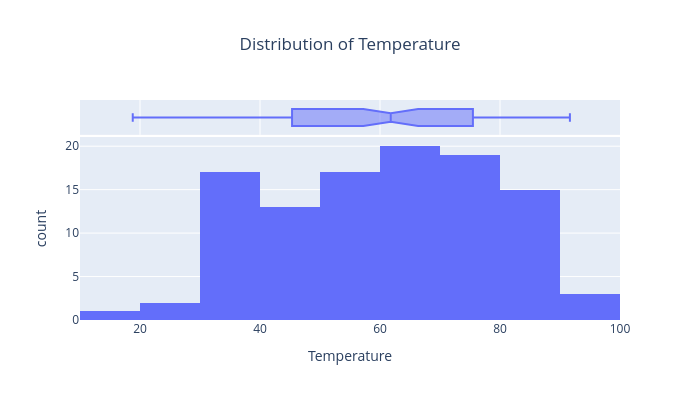
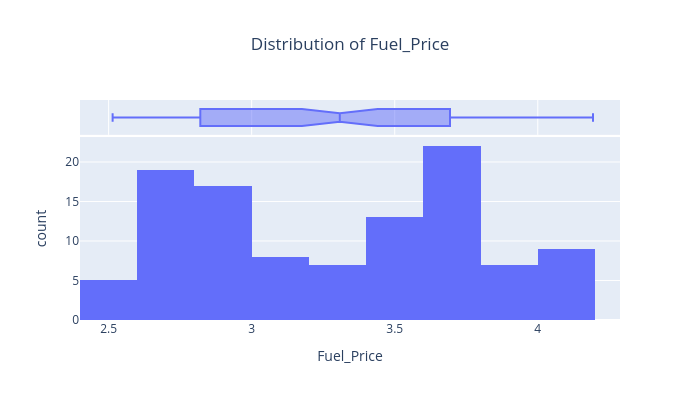
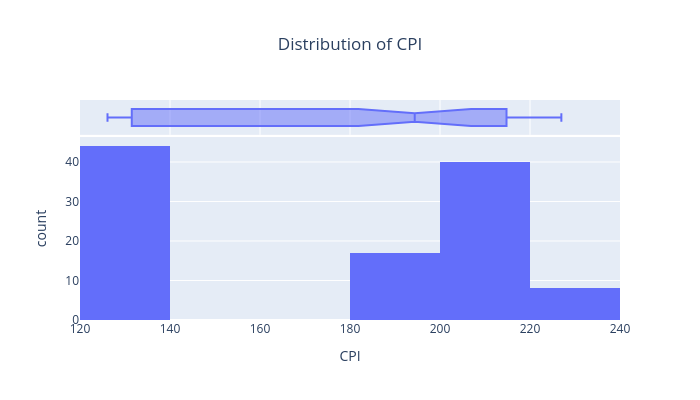
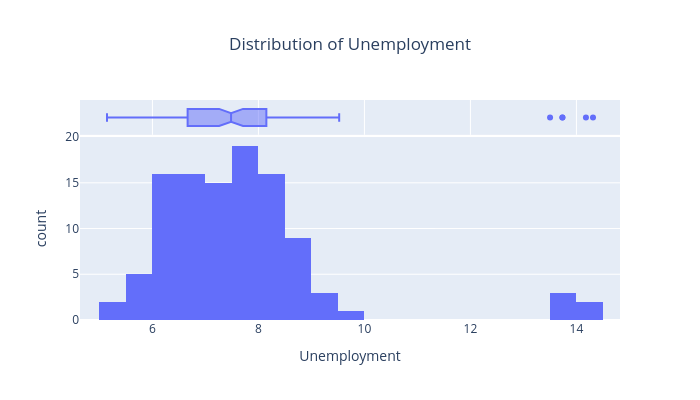

The cell these charts' notebook holds for them, in order:
### Markdown cell above
We consider outliers as all the numeric features that don't fall within the range :
$[\bar{X} - 3\sigma, \bar{X} + 3\sigma]$. 
This potentially concerns 4 variables : *Temperature* (expressed in Fahrenheit), *Fuel_price*, *CPI* and *Unemployment*.

### Code cell
for var in ["Temperature", "Fuel_Price", "CPI", "Unemployment"]:
    fig = px.histogram(
        df, 
        x=var, 
        marginal="box", 
        title=f"Distribution of {var}", 
        height=400, 
        width=700)
    fig.update_layout(title={'x': 0.5})
    fig.show()

### Figure 1 — Plotly figure (JSON) as saved in the notebook; plotly's stock layout.template omitted (floating-point values rounded to 4 significant figures)
{"data": [{"bingroup": "x", "hovertemplate": "Temperature=%{x}<br>count=%{y}<extra></extra>", "legendgroup": "", "marker": {"color": "#636efa", "pattern": {"shape": ""}}, "name": "", "orientation": "v", "showlegend": false, "type": "histogram", "x": [59.61, 42.38, 78.89, NaN, 69.8, 39.93, 30.54, 82.92, 52.02, 36.61, 64.74, 60.07, 68.91, 76.34, 50.13, 38.26, 77.38, 50.97, 39.07, 50.76, 44.82, 51.86, 43.95, 45.22, NaN, 68.4, 18.79, 37.0, 33.26, 80.19, NaN, 81.85, 60.71, 50.43, NaN, 57.6, 38.51, 54.63, 82.46, 66.25, 91.65, 48.29, 61.11, 59.69, 85.02, 41.76, 86.87, 63.6, 74.92, NaN, 36.85, NaN, 57.62, 52.77, 69.17, 36.44, 73.67, 45.71, 91.04, 27.4, 36.78, 85.22, 67.97, 75.17, 47.42, 62.25, 69.37, 49.96, 44.69, 75.19, 78.51, NaN, 78.47, 74.78, 49.76, 67.53, 90.32, 78.82, 83.52, 46.75, 42.4, 82.7, 72.83, 34.89, 33.34, 69.12, 28.85, NaN, 39.69, 32.71, 69.9, NaN, 39.3, 82.99, 34.32, 75.32, 89.42, 57.84, NaN, 68.26, 63.91, 61.79, 75.95, 52.5, NaN, 82.84, 83.63, 84.59, 74.24, 50.6, 62.37, 75.54, 78.53, 73.44, 72.62, 57.14, 86.05, 55.2], "xaxis": "x", "yaxis": "y"}, {"hovertemplate": "Temperature=%{x}<extra></extra>", "legendgroup": "", "marker": {"color": "#636efa"}, "name": "", "notched": true, "showlegend": false, "type": "box", "x": [59.61, 42.38, 78.89, NaN, 69.8, 39.93, 30.54, 82.92, 52.02, 36.61, 64.74, 60.07, 68.91, 76.34, 50.13, 38.26, 77.38, 50.97, 39.07, 50.76, 44.82, 51.86, 43.95, 45.22, NaN, 68.4, 18.79, 37.0, 33.26, 80.19, NaN, 81.85, 60.71, 50.43, NaN, 57.6, 38.51, 54.63, 82.46, 66.25, 91.65, 48.29, 61.11, 59.69, 85.02, 41.76, 86.87, 63.6, 74.92, NaN, 36.85, NaN, 57.62, 52.77, 69.17, 36.44, 73.67, 45.71, 91.04, 27.4, 36.78, 85.22, 67.97, 75.17, 47.42, 62.25, 69.37, 49.96, 44.69, 75.19, 78.51, NaN, 78.47, 74.78, 49.76, 67.53, 90.32, 78.82, 83.52, 46.75, 42.4, 82.7, 72.83, 34.89, 33.34, 69.12, 28.85, NaN, 39.69, 32.71, 69.9, NaN, 39.3, 82.99, 34.32, 75.32, 89.42, 57.84, NaN, 68.26, 63.91, 61.79, 75.95, 52.5, NaN, 82.84, 83.63, 84.59, 74.24, 50.6, 62.37, 75.54, 78.53, 73.44, 72.62, 57.14, 86.05, 55.2], "xaxis": "x2", "yaxis": "y2"}], "layout": {"barmode": "relative", "height": 400, "legend": {"tracegroupgap": 0}, "title": {"text": "Distribution of Temperature", "x": 0.5}, "width": 700, "xaxis": {"anchor": "y", "domain": [0, 1], "title": {"text": "Temperature"}}, "xaxis2": {"anchor": "y2", "domain": [0, 1], "matches": "x", "showgrid": true, "showticklabels": false}, "yaxis": {"anchor": "x", "domain": [0, 0.8316], "title": {"text": "count"}}, "yaxis2": {"anchor": "x2", "domain": [0.8416, 1], "matches": "y2", "showgrid": false, "showline": false, "showticklabels": false, "ticks": ""}}}

### Figure 2 — Plotly figure (JSON) as saved in the notebook; plotly's stock layout.template omitted (floating-point values rounded to 4 significant figures)
{"data": [{"bingroup": "x", "hovertemplate": "Fuel_Price=%{x}<br>count=%{y}<extra></extra>", "legendgroup": "", "marker": {"color": "#636efa", "pattern": {"shape": ""}}, "name": "", "orientation": "v", "showlegend": false, "type": "histogram", "x": [3.045, 3.435, 2.759, 2.756, 4.069, 3.617, 3.109, 3.554, 2.878, 3.767, 3.734, 2.853, 2.78, 2.85, NaN, 2.725, 3.899, 4.029, 2.963, 4.124, 3.797, 3.261, 3.828, 2.915, 3.523, 4.193, 3.103, NaN, 3.789, 3.467, 3.823, 3.57, 3.297, 4.023, 3.659, 3.485, 2.548, 3.555, 2.64, 2.958, 3.684, 3.75, 3.788, 2.728, 2.653, 3.625, 3.666, 3.648, 2.619, 2.64, 3.695, 4.046, 3.882, 3.236, 3.594, 3.149, 2.792, 2.572, 3.701, 3.139, 2.817, 2.619, 3.594, 2.808, 4.021, 3.308, NaN, 2.771, 2.976, 3.688, 2.642, 4.087, 3.76, 2.854, NaN, NaN, NaN, 2.814, 2.637, NaN, 2.86, 3.346, 2.932, NaN, 2.548, 2.906, 3.179, 3.722, 2.514, NaN, 2.735, 2.909, 3.936, 2.637, 3.193, 2.582, 3.682, 3.596, 3.786, NaN, 3.308, 2.711, 3.606, 3.529, 2.831, 3.627, 3.044, 3.469, 3.807, 3.804, NaN, 3.285, 2.705, 3.594, 2.78, 2.841, 3.638, 4.17], "xaxis": "x", "yaxis": "y"}, {"hovertemplate": "Fuel_Price=%{x}<extra></extra>", "legendgroup": "", "marker": {"color": "#636efa"}, "name": "", "notched": true, "showlegend": false, "type": "box", "x": [3.045, 3.435, 2.759, 2.756, 4.069, 3.617, 3.109, 3.554, 2.878, 3.767, 3.734, 2.853, 2.78, 2.85, NaN, 2.725, 3.899, 4.029, 2.963, 4.124, 3.797, 3.261, 3.828, 2.915, 3.523, 4.193, 3.103, NaN, 3.789, 3.467, 3.823, 3.57, 3.297, 4.023, 3.659, 3.485, 2.548, 3.555, 2.64, 2.958, 3.684, 3.75, 3.788, 2.728, 2.653, 3.625, 3.666, 3.648, 2.619, 2.64, 3.695, 4.046, 3.882, 3.236, 3.594, 3.149, 2.792, 2.572, 3.701, 3.139, 2.817, 2.619, 3.594, 2.808, 4.021, 3.308, NaN, 2.771, 2.976, 3.688, 2.642, 4.087, 3.76, 2.854, NaN, NaN, NaN, 2.814, 2.637, NaN, 2.86, 3.346, 2.932, NaN, 2.548, 2.906, 3.179, 3.722, 2.514, NaN, 2.735, 2.909, 3.936, 2.637, 3.193, 2.582, 3.682, 3.596, 3.786, NaN, 3.308, 2.711, 3.606, 3.529, 2.831, 3.627, 3.044, 3.469, 3.807, 3.804, NaN, 3.285, 2.705, 3.594, 2.78, 2.841, 3.638, 4.17], "xaxis": "x2", "yaxis": "y2"}], "layout": {"barmode": "relative", "height": 400, "legend": {"tracegroupgap": 0}, "title": {"text": "Distribution of Fuel_Price", "x": 0.5}, "width": 700, "xaxis": {"anchor": "y", "domain": [0, 1], "title": {"text": "Fuel_Price"}}, "xaxis2": {"anchor": "y2", "domain": [0, 1], "matches": "x", "showgrid": true, "showticklabels": false}, "yaxis": {"anchor": "x", "domain": [0, 0.8316], "title": {"text": "count"}}, "yaxis2": {"anchor": "x2", "domain": [0.8416, 1], "matches": "y2", "showgrid": false, "showline": false, "showticklabels": false, "ticks": ""}}}

### Figure 3 — Plotly figure (JSON) as saved in the notebook; plotly's stock layout.template omitted (floating-point values rounded to 4 significant figures)
{"data": [{"bingroup": "x", "hovertemplate": "CPI=%{x}<br>count=%{y}<extra></extra>", "legendgroup": "", "marker": {"color": "#636efa", "pattern": {"shape": ""}}, "name": "", "orientation": "v", "showlegend": false, "type": "histogram", "x": [214.8, 128.6, 212.4, 126.2, 134.9, 213.0, NaN, 219.1, 132.8, 192.8, 221.2, 126.2, 211.9, NaN, NaN, 189.7, 216.5, 138.9, 131.9, 138.0, 131.1, NaN, 192.8, 126.6, 217.3, 129.0, 196.9, NaN, 134.0, 219.7, 134.3, 129.1, 218.6, 138.0, 198.1, 194.4, 211.2, 220.3, 211.9, 132.5, 215.5, 197.4, 131.0, 211.7, 214.9, 185.0, 130.7, 129.5, 214.9, 212.9, 189.8, 185.9, 130.6, 126.9, 224.0, 129.9, 132.6, 214.4, 129.2, NaN, 126.8, 211.6, 223.4, 204.6, 137.6, 218.2, NaN, 215.4, 211.1, 225.2, 214.7, 129.1, 186.1, 210.3, 214.7, 210.9, 126.1, 126.1, 214.8, 219.4, 126.8, 225.3, 132.6, NaN, 214.6, 132.3, 204.6, 138.2, 210.9, 130.3, 215.1, 131.6, 197.7, 215.0, 182.6, 214.9, 216.0, 198.1, 215.5, 134.9, 221.6, 189.5, 129.2, 130.8, 126.5, 129.2, 126.1, 129.1, 217.0, 197.6, 212.6, NaN, 214.5, 227.0, 182.4, 126.1, 219.0, 137.9], "xaxis": "x", "yaxis": "y"}, {"hovertemplate": "CPI=%{x}<extra></extra>", "legendgroup": "", "marker": {"color": "#636efa"}, "name": "", "notched": true, "showlegend": false, "type": "box", "x": [214.8, 128.6, 212.4, 126.2, 134.9, 213.0, NaN, 219.1, 132.8, 192.8, 221.2, 126.2, 211.9, NaN, NaN, 189.7, 216.5, 138.9, 131.9, 138.0, 131.1, NaN, 192.8, 126.6, 217.3, 129.0, 196.9, NaN, 134.0, 219.7, 134.3, 129.1, 218.6, 138.0, 198.1, 194.4, 211.2, 220.3, 211.9, 132.5, 215.5, 197.4, 131.0, 211.7, 214.9, 185.0, 130.7, 129.5, 214.9, 212.9, 189.8, 185.9, 130.6, 126.9, 224.0, 129.9, 132.6, 214.4, 129.2, NaN, 126.8, 211.6, 223.4, 204.6, 137.6, 218.2, NaN, 215.4, 211.1, 225.2, 214.7, 129.1, 186.1, 210.3, 214.7, 210.9, 126.1, 126.1, 214.8, 219.4, 126.8, 225.3, 132.6, NaN, 214.6, 132.3, 204.6, 138.2, 210.9, 130.3, 215.1, 131.6, 197.7, 215.0, 182.6, 214.9, 216.0, 198.1, 215.5, 134.9, 221.6, 189.5, 129.2, 130.8, 126.5, 129.2, 126.1, 129.1, 217.0, 197.6, 212.6, NaN, 214.5, 227.0, 182.4, 126.1, 219.0, 137.9], "xaxis": "x2", "yaxis": "y2"}], "layout": {"barmode": "relative", "height": 400, "legend": {"tracegroupgap": 0}, "title": {"text": "Distribution of CPI", "x": 0.5}, "width": 700, "xaxis": {"anchor": "y", "domain": [0, 1], "title": {"text": "CPI"}}, "xaxis2": {"anchor": "y2", "domain": [0, 1], "matches": "x", "showgrid": true, "showticklabels": false}, "yaxis": {"anchor": "x", "domain": [0, 0.8316], "title": {"text": "count"}}, "yaxis2": {"anchor": "x2", "domain": [0.8416, 1], "matches": "y2", "showgrid": false, "showline": false, "showticklabels": false, "ticks": ""}}}

### Figure 4 — Plotly figure (JSON) as saved in the notebook; plotly's stock layout.template omitted (floating-point values rounded to 4 significant figures)
{"data": [{"bingroup": "x", "hovertemplate": "Unemployment=%{x}<br>count=%{y}<extra></extra>", "legendgroup": "", "marker": {"color": "#636efa", "pattern": {"shape": ""}}, "name": "", "orientation": "v", "showlegend": false, "type": "histogram", "x": [6.858, 7.47, 7.092, 7.896, 7.658, 6.961, NaN, 6.425, 9.331, 8.595, 7.348, 6.885, 7.092, 7.951, 7.441, 8.963, 6.489, 8.243, 8.35, 8.15, 5.527, 6.833, 6.339, 6.635, 6.925, 13.74, 8.256, 8.424, 7.771, 7.567, 8.975, 5.946, 6.3, 8.304, 6.061, 8.622, 8.106, 7.057, 6.496, 8.099, 7.962, 6.162, 5.965, 8.163, NaN, 8.549, 7.17, 6.877, 6.315, 6.973, 8.424, 8.521, 7.545, 14.31, 5.422, 5.143, 9.342, 7.368, 13.5, 9.331, 7.795, 7.787, NaN, 7.856, 7.943, 7.866, 7.527, 6.56, 8.028, 6.664, 6.442, 13.74, 8.625, 7.808, 6.299, NaN, 9.524, 7.951, 7.343, 7.057, 7.127, 6.664, 8.099, 8.992, 6.299, NaN, 7.484, 8.15, NaN, 6.104, 7.564, NaN, 8.09, 6.384, NaN, 6.315, 6.529, 7.872, 7.682, 7.658, 7.197, 6.868, 6.877, 6.104, NaN, 5.644, 14.18, 5.644, 6.855, 8.09, 6.768, 7.197, 7.343, 6.034, 8.899, NaN, NaN, 8.15], "xaxis": "x", "yaxis": "y"}, {"hovertemplate": "Unemployment=%{x}<extra></extra>", "legendgroup": "", "marker": {"color": "#636efa"}, "name": "", "notched": true, "showlegend": false, "type": "box", "x": [6.858, 7.47, 7.092, 7.896, 7.658, 6.961, NaN, 6.425, 9.331, 8.595, 7.348, 6.885, 7.092, 7.951, 7.441, 8.963, 6.489, 8.243, 8.35, 8.15, 5.527, 6.833, 6.339, 6.635, 6.925, 13.74, 8.256, 8.424, 7.771, 7.567, 8.975, 5.946, 6.3, 8.304, 6.061, 8.622, 8.106, 7.057, 6.496, 8.099, 7.962, 6.162, 5.965, 8.163, NaN, 8.549, 7.17, 6.877, 6.315, 6.973, 8.424, 8.521, 7.545, 14.31, 5.422, 5.143, 9.342, 7.368, 13.5, 9.331, 7.795, 7.787, NaN, 7.856, 7.943, 7.866, 7.527, 6.56, 8.028, 6.664, 6.442, 13.74, 8.625, 7.808, 6.299, NaN, 9.524, 7.951, 7.343, 7.057, 7.127, 6.664, 8.099, 8.992, 6.299, NaN, 7.484, 8.15, NaN, 6.104, 7.564, NaN, 8.09, 6.384, NaN, 6.315, 6.529, 7.872, 7.682, 7.658, 7.197, 6.868, 6.877, 6.104, NaN, 5.644, 14.18, 5.644, 6.855, 8.09, 6.768, 7.197, 7.343, 6.034, 8.899, NaN, NaN, 8.15], "xaxis": "x2", "yaxis": "y2"}], "layout": {"barmode": "relative", "height": 400, "legend": {"tracegroupgap": 0}, "title": {"text": "Distribution of Unemployment", "x": 0.5}, "width": 700, "xaxis": {"anchor": "y", "domain": [0, 1], "title": {"text": "Unemployment"}}, "xaxis2": {"anchor": "y2", "domain": [0, 1], "matches": "x", "showgrid": true, "showticklabels": false}, "yaxis": {"anchor": "x", "domain": [0, 0.8316], "title": {"text": "count"}}, "yaxis2": {"anchor": "x2", "domain": [0.8416, 1], "matches": "y2", "showgrid": false, "showline": false, "showticklabels": false, "ticks": ""}}}
